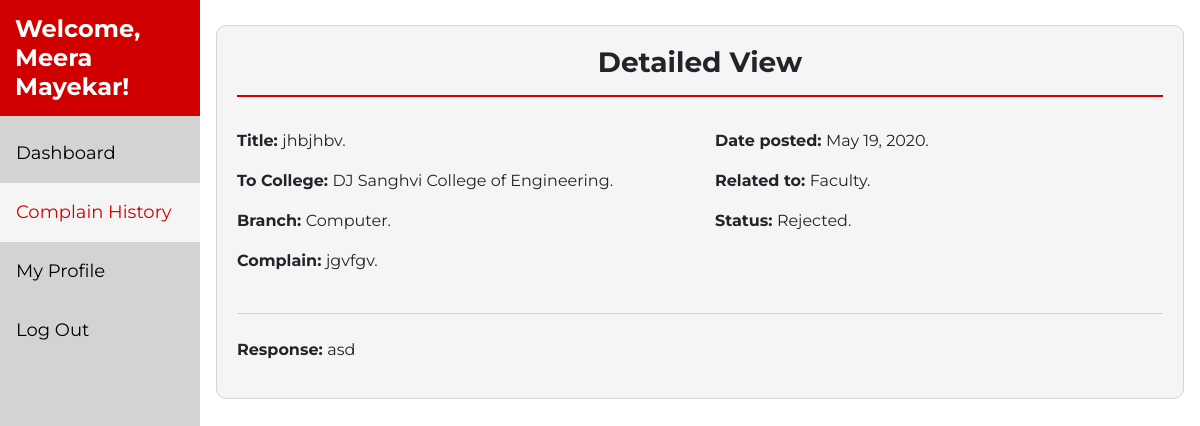
Page /adminComplainView/22/ (signed in) on the committed database.
### grievance/models.py (models this page shows, shortened)
class Complain(models.Model):
    college_choices=(
        ('DJ Sanghvi College of Engineering','DJ Sanghvi College of Engineering'),
        ('KJ Somaiya College of Engineering','KJ Somaiya College of Engineering'),
        ('Thadomal Sahani College of Engineering','Thadomal Sahani College of Engineering'),
        ('Thakur College of Engineering','Thakur College of Engineering'),
        ('Atharva College of Engineering','Atharva College of Engineering'),
        ('Sardar Patel College of Engineering','Sardar Patel College of Engineering'),
        ('VJTI College of Engineering','VJTI College of Engineering'),
    )
    branch_choices=(
        ('Computer','Computer'),
        ('IT','IT'),
        ('EXTC','EXTC'),
        ('ELEX','ELEX'),
        ('Chemical','Chemical'),
        ('Production','Production'),
        ('Bio Med','Bio Med')
    )
    status_choices = {
        ('Pending', 'Pending'),
        ('In Progress', 'In Progress'),
        ('Viewed', 'Viewed'),
        ('Solved', 'Solved'),
        ('Rejected', 'Rejected')
    }
    related_to_choices={
        ('Management', 'Management'),
        ('Faculty', 'Faculty'),
        ('Security', 'Security'),
        ('Library', 'Library'),
        ('Canteen', 'Canteen')
    }
    complain_heading=models.CharField(max_length=300,default='')
    complain_content=models.TextField()
    receiver=models.ForeignKey(Admin,on_delete=models.CASCADE, null = True)
    sender=models.ForeignKey(Student,on_delete=models.CASCADE, null = True)
    college=models.CharField(max_length=300,default='',choices=college_choices)
    branch=models.CharField(max_length=300,blank='true', null='true',choices=branch_choices)
    date_posted =models.DateTimeField(default=timezone.now, null = True)
    date_resolved = models.CharField(default='', max_length = 40, null = True)
    status = models.CharField(choices = status_choices, default='Pending', max_length = 20)
    response = models.TextField(default='')
    related_to = models.CharField(choices = related_to_choices, default='', max_length = 20, verbose_name = 'Complain Related to')
    transfer = models.BooleanField(default=False)
    likes=models.ManyToManyField(User,related_name='complain')
    class Meta:
        ordering=['-date_posted']

### grievance/decorators.py (the view)
    def wrapper_func(request, *args, **kwargs):
        profile = Admin.objects.filter(user = request.user).count()
        if profile == 0:
            return redirect('adminProfile')
        else:
            return view_func(request, *args, **kwargs)

### grievance/views.py (called while the page is built)
@login_required(login_url='/login/admins/')
@admin_required
@adminprofile_required
def adminComplainView(request,cid):
    complain = Complain.objects.get(id = cid)
    status = complain.status
    if request.method == 'POST':
        form = ChangeStatusForm(request.POST, instance=complain)
        instance = form.save(commit=False)
        complain.status = instance.status
        complain.date_resolved = date.today().strftime('%b %d, %Y')
        complain.save()
        messages.info(request, f'Status changed successfully!')
        if request.user.admin.designation == 'Principal':
            return redirect('principaldashboard')
        else:
            return redirect('admindashboard')
    else:
        form = ChangeStatusForm(instance=complain)
    return render(request, 'grievance/adminComplainView.html', {'form':form, 'complain':complain, 'admin_complains_active':'active'})

### grievance/templates/grievance/adminComplainView.html (shortened to what this page needs)
{% extends 'grievance/base.html' %}
{% load crispy_forms_tags %}
{% block content %}
{% include 'grievance/adminsidebar.html' %}
<div class="content"><br>
    <div class="card">
        <h3 style="font-weight: bold;padding-bottom: 15px;border-bottom: 2px solid #D10000 ;text-align: center;">Detailed View</h3><br>
        <div class="row">
            <div class="col-12 col-md-6"><p ><span style="font-weight: bold;">Title: </span>{{complain.complain_heading}}.</p></div>
            <div class="col-12 col-md-6"><p class=""><span style="font-weight: bold;">Date posted: </span>{{complain.date_posted|date:"M d, Y"}}.</p></div>
        </div>
        <div class="row">
            <div class="col-12 col-md-6"><p ><span style="font-weight: bold;">To College: </span>{{complain.college}}.</p></div>
            <div class="col-12 col-md-6"><p class=""><span style="font-weight: bold;">Related to: </span>{{complain.related_to}}.</p></div>
        </div>
        <div class="row">
            <div class=" col-md-6 col-12"><p ><span style="font-weight: bold;">Branch: </span>{{complain.branch}}.</p></div>
            <div class="col-md-6 col-12"><p class=""><span style="font-weight: bold;">Status: </span>{{complain.status}}.</p></div>
        </div>
        <div class="row" style="">
            <div class=" col-12"><p ><span style="font-weight: bold;">Complain: </span>{{complain.complain_content}}.</p></div>
        </div><br>
        <div class="" style="border-bottom: 1px solid lightgray;"></div><br>
        <div class="row">
        <div class="col-12 " style=""><p ><span style="font-weight: bold;">Response: </span><span>
            {% if complain.response %}
             {{complain.response}}
            {% else %}
            No response yet.
            {% endif %}
        </span>
        </p>
        </div>
    </div>
    </div><br>
</div>
{% endblock %}

### grievance/templates/grievance/adminsidebar.html (shortened to what this page needs)
<div class="" >
    <div class="sidebar">
        <h4 style="">Welcome, {{user.first_name}} {{user.last_name}}!</h4>
        {% if user.admin.designation == 'Principal' %}
        <a  href={% url 'principaldashboard' %} class='{{pcomplains}}'>Dashboard</a>
        <a href={% url 'principalComplains' %} class='{{my_complains}}'>My Complains</a>
        <a href = '{% url 'members_list' %}' class='{{members_list}}'>Members List</a>
        {% else %}
        <a  href={% url 'admindashboard' %} class='{{admin_dashboard_active}}'>Dashboard</a>
        <a  href={% url 'complain_history' %} class='{{admin_complains_active}}'>Complain History</a>
        {% endif %}
        <a href={% url 'adminProfileView' %} class='{{admin_profile_active}}'>My Profile</a>
        <a  href='myModal69' data-toggle="modal" data-target="#myModal69">Log Out</a>
      </div>
</div>

### grievance/templates/grievance/base.html (style rules this page uses)
.card { padding: 20px; animation-delay: 0.8s; border: 1px solid lightgray; background-color: whitesmoke; border-radius: 10px; }
body { background-color: white; font-family: 'Montserrat', sans-serif; height: 100%; }
html { font-size: 1rem; }

### grievance/templates/grievance/adminsidebar.html (style rules this page uses)
.sidebar { margin: 0; padding: 0; width: 200px; background-color:lightgray; position: fixed; height: 100%; overflow: auto; }
.sidebar a { display: block; color: black; padding: 16px; text-decoration: none; font-size: 18px; }
.sidebar h4 { display: block; color: white; padding: 15px; background-color: #D10000; font-weight: bold; }
.sidebar a.active { background-color: whitesmoke; color: #D10000; }
div.content { margin-left: 200px; padding: 1px 16px; }

### rows in the picture
Complain: complain_heading "jhbjhbv", date_posted "May 19, 2020", college "DJ Sanghvi College of Engineering", related_to "Faculty", branch "Computer", status "Rejected", complain_content "jgvfgv", response "asd"

### other values in the picture
{{ user.first_name }} "Meera"
{{ user.last_name }} "Mayekar"
